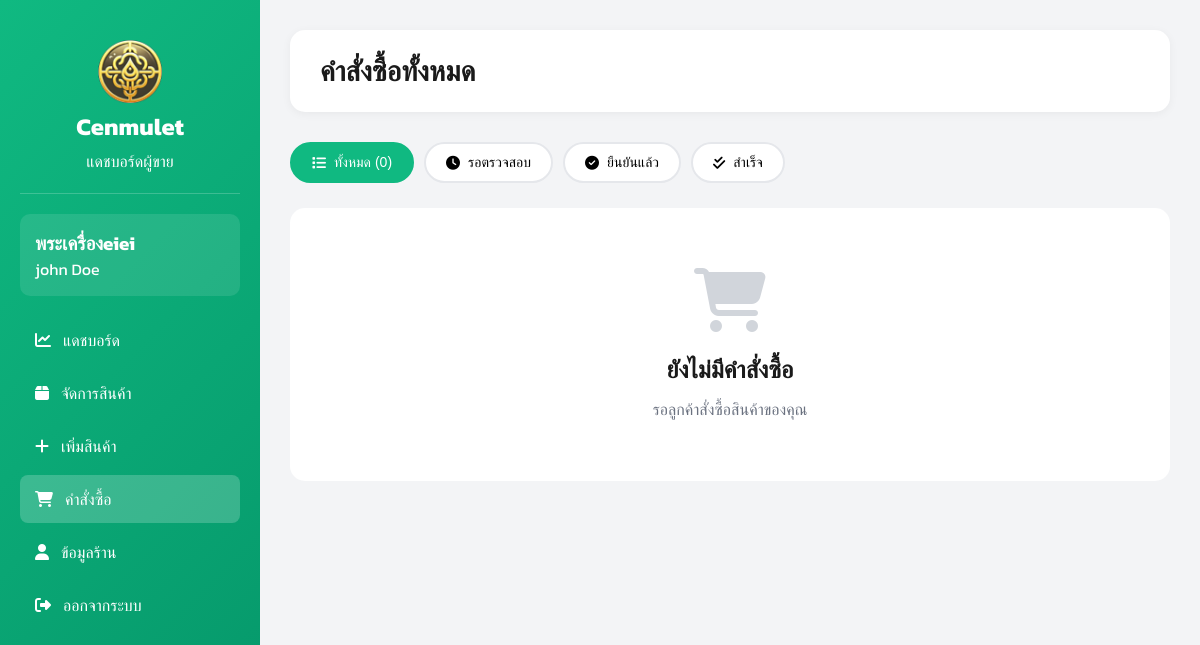
/views/seller/orders.php (signed in), run on an earlier commit of the app's database.
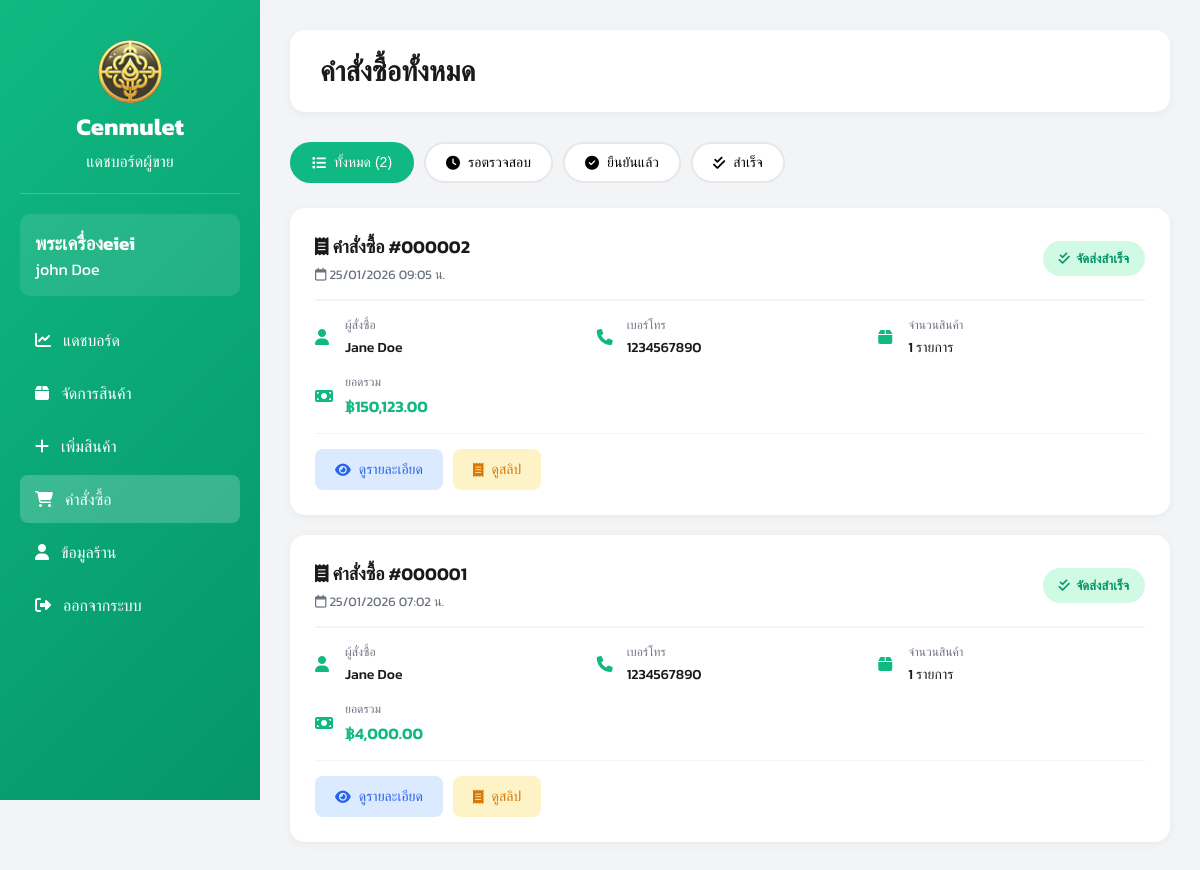
And on a later commit of the database.
### tables this page shows
CREATE TABLE orders (
    id INTEGER PRIMARY KEY AUTOINCREMENT,
    user_id INTEGER,
    total_price REAL,
    status TEXT DEFAULT 'pending',
    created_at DATETIME DEFAULT CURRENT_TIMESTAMP,
    FOREIGN KEY (user_id) REFERENCES users(id)
);

### views/seller/orders.php (the view, shortened to what the changed rows need)
<?php
require_once __DIR__ . "/../../config/db.php";
$seller_id = $_SESSION['user_id'];
try {
    $stmt = $db->prepare("
        SELECT DISTINCT o.*, u.fullname, u.tel, u.address,
               p.slip_image, p.status as payment_status,
               COUNT(DISTINCT oi.id) as item_count
        FROM orders o
        JOIN order_items oi ON o.id = oi.order_id
        JOIN amulets a ON oi.amulet_id = a.id
        JOIN users u ON o.user_id = u.id
        LEFT JOIN payments p ON o.id = p.order_id
        WHERE a.sellerId = :seller_id
        GROUP BY o.id
        ORDER BY o.created_at DESC
    ");
    $stmt->execute([':seller_id' => $seller_id]);
    $orders = $stmt->fetchAll(PDO::FETCH_ASSOC);
} catch (PDOException $e) {
    die("Error: " . $e->getMessage());
}
?>
<!DOCTYPE html>
<html lang="th">
<head>
    <link rel="stylesheet" href="https://cdnjs.cloudflare.com/ajax/libs/font-awesome/6.5.1/css/all.min.css">
</head>
<body>
    <div class="dashboard-container">
        <aside class="sidebar">
            <div class="sidebar-header">
                <h2>Cenmulet</h2>
            </div>
        </aside>
        <main class="main-content">
            <div class="top-bar">
                <h1>คำสั่งซื้อทั้งหมด</h1>
            </div>
            <div class="filter-tabs">
                <button class="tab-btn active" onclick="filterOrders('all')">
                    <i class="fa-solid fa-list"></i> ทั้งหมด (<?php echo count($orders); ?>)
                </button>
                <button class="tab-btn" onclick="filterOrders('pending')">
                    <i class="fa-solid fa-clock"></i> รอตรวจสอบ
                </button>
                <button class="tab-btn" onclick="filterOrders('confirmed')">
                    <i class="fa-solid fa-check-circle"></i> ยืนยันแล้ว
                </button>
                <button class="tab-btn" onclick="filterOrders('completed')">
                    <i class="fa-solid fa-check-double"></i> สำเร็จ
                </button>
            </div>
            <?php if (count($orders) > 0): ?>
                <div class="orders-list">
                    <?php foreach ($orders as $order): ?>
                        <?php
                        $status_class = 'status-pending';
                        $status_text = 'รอตรวจสอบ';
                        $status_icon = 'fa-clock';
                        $data_status = 'pending';
                        if ($order['payment_status'] === 'confirmed') {
                            $status_class = 'status-confirmed';
                            $status_text = 'ยืนยันการชำระเงิน';
                            $status_icon = 'fa-check-circle';
                            $data_status = 'confirmed';
                        }
                        if ($order['status'] === 'completed') {
                            $status_class = 'status-completed';
                            $status_text = 'จัดส่งสำเร็จ';
                            $status_icon = 'fa-check-double';
                            $data_status = 'completed';
                        }
                        ?>
                        <div class="order-card" data-status="<?php echo $data_status; ?>">
                            <div class="order-header">
                                <div>
                                    <div class="order-number">
                                        <i class="fa-solid fa-receipt"></i>
                                        คำสั่งซื้อ #<?php echo str_pad($order['id'], 6, '0', STR_PAD_LEFT); ?>
                                    </div>
                                    <div style="font-size: 13px; color: #6b7280; margin-top: 5px;">
                                        <i class="fa-regular fa-calendar"></i>
                                        <?php echo date('d/m/Y H:i น.', strtotime($order['created_at'])); ?>
                                    </div>
                                </div>
                                <div class="status-badge <?php echo $status_class; ?>">
                                    <i class="fa-solid <?php echo $status_icon; ?>"></i>
                                    <?php echo $status_text; ?>
                                </div>
                            </div>
                            <div class="order-info">
                                <div class="info-item">
                                    <i class="fa-solid fa-user"></i>
                                    <div>
                                        <div class="info-label">ผู้สั่งซื้อ</div>
                                        <div class="info-value"><?php echo htmlspecialchars($order['fullname']); ?></div>
                                    </div>
                                </div>
                                <div class="info-item">
                                    <i class="fa-solid fa-phone"></i>
                                    <div>
                                        <div class="info-label">เบอร์โทร</div>
                                        <div class="info-value"><?php echo htmlspecialchars($order['tel']); ?></div>
                                    </div>
                                </div>
                                <div class="info-item">
                                    <i class="fa-solid fa-box"></i>
                                    <div>
                                        <div class="info-label">จำนวนสินค้า</div>
                                        <div class="info-value"><?php echo $order['item_count']; ?> รายการ</div>
                                    </div>
                                </div>
                                <div class="info-item">
                                    <i class="fa-solid fa-money-bill"></i>
                                    <div>
                                        <div class="info-label">ยอดรวม</div>
                                        <div class="info-value" style="color: #10b981; font-size: 16px; font-weight: 600;">
                                            ฿<?php echo number_format($order['total_price'], 2); ?>
                                        </div>
                                    </div>
                                </div>
                            </div>
                            <div class="order-actions">
                                <a href="/views/seller/order_detail.php?id=<?php echo $order['id']; ?>" class="btn btn-view">
                                    <i class="fa-solid fa-eye"></i> ดูรายละเอียด
                                </a>
                                <?php if ($order['slip_image']): ?>
                                <button onclick="showSlip('<?php echo htmlspecialchars($order['slip_image']); ?>')" class="btn btn-slip">
                                    <i class="fa-solid fa-receipt"></i> ดูสลิป
                                </button>
                                <?php endif; ?>
                            </div>
                        </div>
                    <?php endforeach; ?>
                </div>
            <?php else: ?>
                <div class="empty-state">
                    <i class="fa-solid fa-shopping-cart"></i>
                    <h2>ยังไม่มีคำสั่งซื้อ</h2>
                    <p style="color: #6b7280; font-size: 16px;">รอลูกค้าสั่งซื้อสินค้าของคุณ</p>
                </div>
            <?php endif; ?>
        </main>
    </div>
</body>
</html>

What changed in the data, as far as the page shows it:
added orders: id "000002", created_at "25/01/2026 09:05 น.", status "จัดส่งสำเร็จ", fullname "Jane Doe", tel "1234567890", item_count "1", total_price "150,123.00"
added orders: id "000001", created_at "25/01/2026 07:02 น.", status "จัดส่งสำเร็จ", fullname "Jane Doe", tel "1234567890", item_count "1", total_price "4,000.00"
Also different on the page:
count($orders): "0" → "2"
text no longer shown: "ยังไม่มีคำสั่งซื้อ รอลูกค้าสั่งซื้อสินค้าของคุณ"
